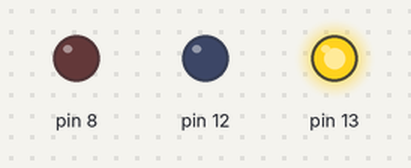
Simulated run of this sketch. Board: Arduino Uno, built with avr-gcc and run on an emulated ATmega328P. Shown: output pins drawn as LEDs (lit = HIGH).

Above: at 0.2 s.
At 1.2 s:
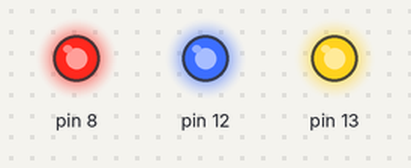
At 2.7 s:
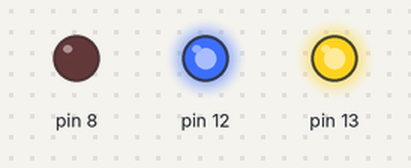
At 3.7 s:
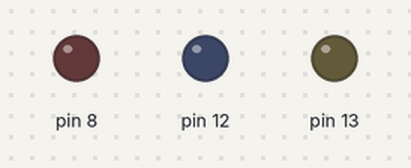
Timing chart, 0 to 4.6 s (numbered marks = the images above):
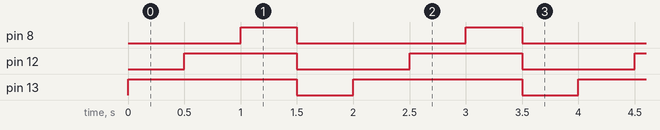

The sketch:

sketch.ino
```cpp
void setup() {
  pinMode(13, OUTPUT);
  pinMode(12, OUTPUT);
  pinMode(8, OUTPUT);
}

void loop() {
  digitalWrite(13, HIGH);
  delay(500);
  digitalWrite(12, HIGH);
  delay(500);
  digitalWrite(8, HIGH);
  delay(500);

  digitalWrite(13, LOW);
  digitalWrite(12, LOW);
  digitalWrite(8, LOW);
  delay(500);

}
```

Measured:
- by itself, pin 8: alternates HIGH for 0.50 s and LOW for 1.5 s
- by itself, pin 12: alternates HIGH for 1.0 s and LOW for 1.0 s
- by itself, pin 13: alternates HIGH for 1.5 s and LOW for 0.50 s
